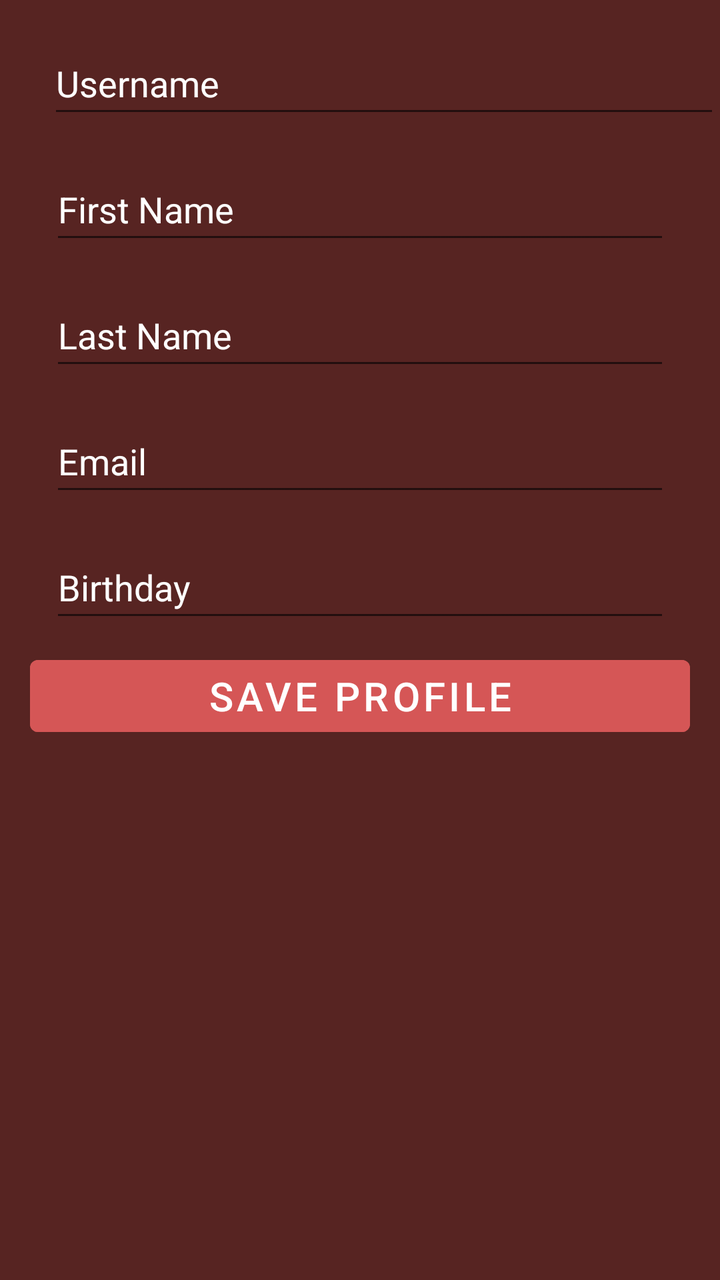
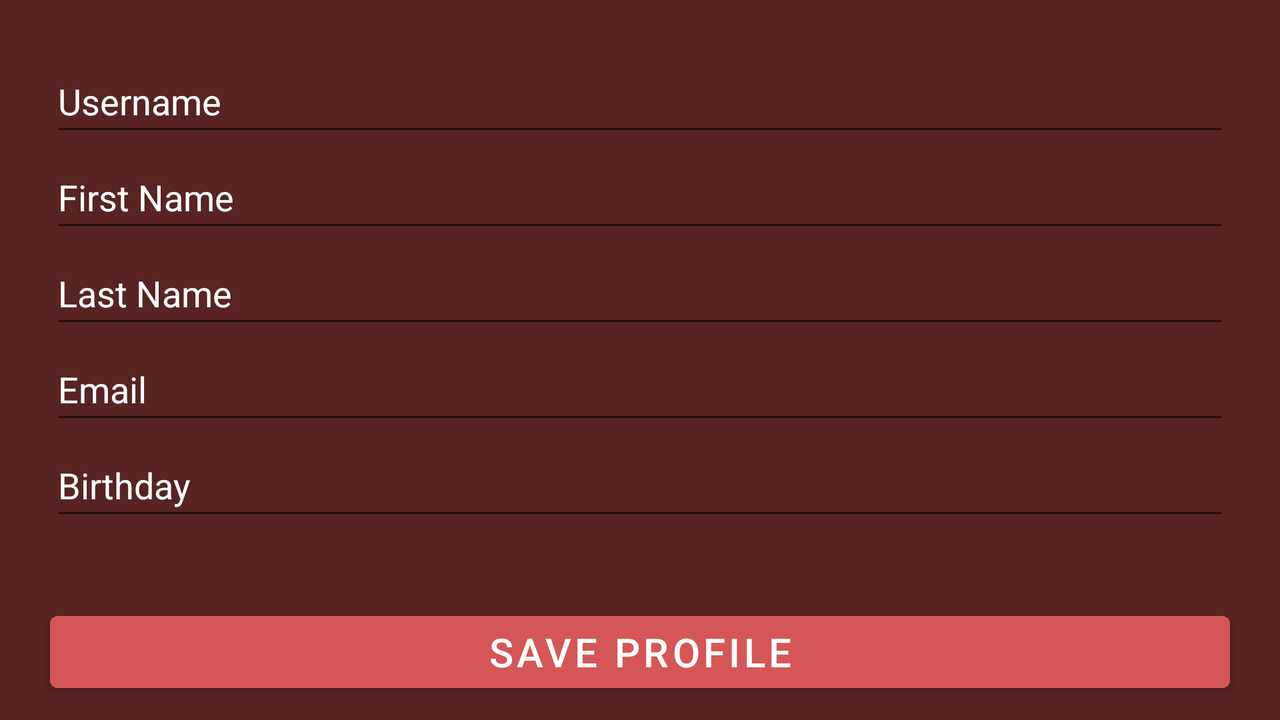

Two renders of one Android screen. The first uses the default layout on a phone; the second uses the alternative layout the repository ships for a different screen configuration, on a matching device. The two XML files are below.
<!-- AndroidManifest.xml: application theme Theme.MOBDEVEMCO -->
<!-- res/layout/activity_profile.xml -->
<?xml version="1.0" encoding="utf-8"?>
<androidx.constraintlayout.widget.ConstraintLayout
   xmlns:android="http://schemas.android.com/apk/res/android"
   xmlns:app="http://schemas.android.com/apk/res-auto"
   android:layout_width="match_parent"
   android:layout_height="match_parent"
   android:background="#572422">

   <EditText
      android:id="@+id/textusername"
      android:layout_width="match_parent"
      android:layout_height="wrap_content"
      android:layout_marginLeft="24dp"
      android:layout_marginTop="16dp"
      android:hint="Username"
      android:minHeight="48dp"
      android:textColor="#FFFFFF"
      android:textColorHint="#FFFFFF"
      app:layout_constraintLeft_toLeftOf="parent"
      app:layout_constraintTop_toTopOf="parent" />

   <EditText
      android:id="@+id/textfirstname"
      android:layout_width="match_parent"
      android:layout_height="wrap_content"
      android:layout_marginLeft="25dp"
      android:layout_marginTop="15dp"
      android:layout_marginRight="25dp"
      android:hint="First Name"
      android:minHeight="48dp"
      android:textColor="#FFFFFF"
      android:textColorHint="#FFFFFF"
      app:layout_constraintLeft_toLeftOf="parent"
      app:layout_constraintTop_toBottomOf="@+id/textusername" />

   <EditText
      android:id="@+id/textlastname"
      android:layout_width="match_parent"
      android:layout_height="wrap_content"
      android:layout_marginLeft="25dp"
      android:layout_marginTop="15dp"
      android:layout_marginRight="25dp"
      android:hint="Last Name"
      android:minHeight="48dp"
      android:textColor="#FFFFFF"
      android:textColorHint="#FFFFFF"
      app:layout_constraintLeft_toLeftOf="parent"

      app:layout_constraintTop_toBottomOf="@id/textfirstname" />

   <EditText
      android:id="@+id/textemail"
      android:layout_width="match_parent"
      android:layout_height="wrap_content"
      android:layout_marginLeft="25dp"
      android:layout_marginTop="15dp"
      android:layout_marginRight="25dp"
      android:hint="Email"
      android:minHeight="48dp"
      android:textColor="#FFFFFF"
      android:textColorHint="#FFFFFF"
      app:layout_constraintLeft_toLeftOf="parent"

      app:layout_constraintTop_toBottomOf="@+id/textlastname" />

   <EditText
      android:id="@+id/textbirthdate"
      android:layout_width="match_parent"
      android:layout_height="wrap_content"
      android:layout_marginLeft="25dp"
      android:layout_marginTop="15dp"
      android:layout_marginRight="25dp"
      android:hint="Birthday"
      android:minHeight="48dp"
      android:textColor="#FFFFFF"
      android:textColorHint="#FFFFFF"
      app:layout_constraintLeft_toLeftOf="parent"
      app:layout_constraintTop_toBottomOf="@id/textemail" />

   <Button
      android:id="@+id/btnsaveprofile"
      android:layout_width="match_parent"
      android:layout_height="wrap_content"
      android:layout_marginLeft="15dp"
      android:layout_marginRight="15dp"
      android:layout_marginTop="8dp"
      android:backgroundTint="#D55656"
      android:text="save profile"
      android:textAlignment="center"
      android:textSize="20dp"
      app:layout_constraintEnd_toEndOf="parent"
      app:layout_constraintLeft_toLeftOf="parent"
      app:layout_constraintTop_toBottomOf="@id/textbirthdate" />

</androidx.constraintlayout.widget.ConstraintLayout>
<!-- resources referenced by this layout -->
<resources>
  <style name="Theme.MOBDEVEMCO" parent="Theme.MaterialComponents.DayNight.NoActionBar">
          
          <item name="colorPrimary">@color/purple_500</item>
          <item name="colorPrimaryVariant">@color/purple_700</item>
          <item name="colorOnPrimary">@color/white</item>
          
          <item name="colorSecondary">@color/teal_200</item>
          <item name="colorSecondaryVariant">@color/teal_700</item>
          <item name="colorOnSecondary">@color/black</item>
          
          <item name="android:statusBarColor" tools:targetApi="l">?attr/colorPrimaryVariant</item>
          
      </style>
</resources>
<!-- res/layout-land/activity_profile.xml (the repository's variant of the layout above) -->
<!-- drawn on the phone turned sideways -->
<?xml version="1.0" encoding="utf-8"?>
<androidx.constraintlayout.widget.ConstraintLayout
   xmlns:android="http://schemas.android.com/apk/res/android"
   xmlns:app="http://schemas.android.com/apk/res-auto"
   android:layout_width="match_parent"
   android:layout_height="match_parent"
   android:background="#572422">

   <EditText
      android:id="@+id/textusername"
      android:layout_width="match_parent"
      android:layout_height="wrap_content"
      android:layout_marginTop="25dp"
      android:layout_marginLeft="25dp"
      android:layout_marginRight="25dp"
      android:hint="Username"
      android:minHeight="48dp"
      android:textColor="#FFFFFF"
      android:textColorHint="#FFFFFF"
      app:layout_constraintLeft_toLeftOf="parent"
      app:layout_constraintTop_toTopOf="parent" />

   <EditText
      android:id="@+id/textfirstname"
      android:layout_width="match_parent"
      android:layout_height="wrap_content"
      android:layout_marginLeft="25dp"
      android:layout_marginRight="25dp"
      android:hint="First Name"
      android:minHeight="48dp"
      android:textColor="#FFFFFF"
      android:textColorHint="#FFFFFF"
      app:layout_constraintLeft_toLeftOf="parent"
      app:layout_constraintTop_toBottomOf="@+id/textusername" />

   <EditText
      android:id="@+id/textlastname"
      android:layout_width="match_parent"
      android:layout_height="wrap_content"
      android:layout_marginLeft="25dp"
      android:layout_marginRight="25dp"
      android:hint="Last Name"
      android:minHeight="48dp"
      android:textColor="#FFFFFF"
      android:textColorHint="#FFFFFF"
      app:layout_constraintLeft_toLeftOf="parent"
      app:layout_constraintTop_toBottomOf="@id/textfirstname" />

   <EditText
      android:id="@+id/textemail"
      android:layout_width="match_parent"
      android:layout_height="wrap_content"
      android:layout_marginLeft="25dp"
      android:layout_marginRight="25dp"
      android:hint="Email"
      android:minHeight="48dp"
      android:textColor="#FFFFFF"
      android:textColorHint="#FFFFFF"
      app:layout_constraintLeft_toLeftOf="parent"

      app:layout_constraintTop_toBottomOf="@+id/textlastname" />

   <EditText
      android:id="@+id/textbirthdate"
      android:layout_width="match_parent"
      android:layout_height="wrap_content"
      android:layout_marginLeft="25dp"
      android:layout_marginRight="25dp"
      android:hint="Birthday"
      android:minHeight="48dp"
      android:textColor="#FFFFFF"
      android:textColorHint="#FFFFFF"
      app:layout_constraintLeft_toLeftOf="parent"
      app:layout_constraintTop_toBottomOf="@id/textemail" />

   <Button
      android:id="@+id/btnsaveprofile"
      android:layout_width="match_parent"
      android:layout_height="wrap_content"
      android:backgroundTint="#D55656"
      android:text="save profile"
      android:textAlignment="center"
      android:textSize="20dp"
      android:layout_marginTop="10dp"
      android:layout_marginLeft="25dp"
      android:layout_marginRight="25dp"
      android:layout_marginBottom="10dp"
      app:layout_constraintEnd_toEndOf="parent"
      app:layout_constraintLeft_toLeftOf="parent"
      app:layout_constraintBottom_toBottomOf="parent" />

</androidx.constraintlayout.widget.ConstraintLayout>
